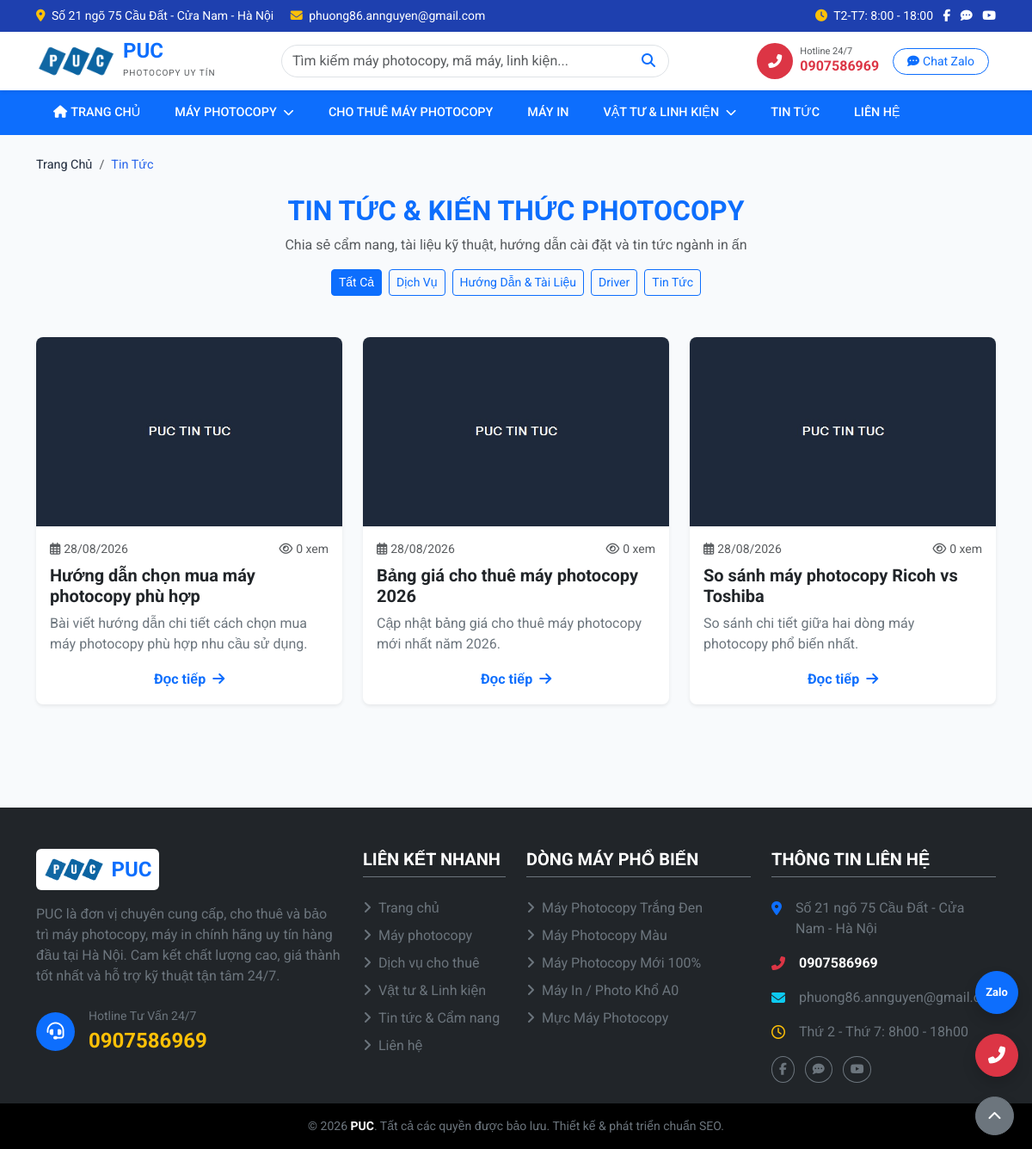
Page /pages/news.php on the committed database.
### tables this page shows
CREATE TABLE IF NOT EXISTS `news` (
    `id` INT AUTO_INCREMENT PRIMARY KEY,
    `title` VARCHAR(300) NOT NULL,
    `slug` VARCHAR(300) NOT NULL UNIQUE,
    `excerpt` TEXT,
    `content` LONGTEXT,
    `image` VARCHAR(255),
    `category` ENUM('service','guide','driver','news') DEFAULT 'news',
    `view_count` INT DEFAULT 0,
    `is_active` TINYINT(1) DEFAULT 1,
    `meta_title` VARCHAR(200),
    `meta_description` TEXT,
    `created_at` TIMESTAMP DEFAULT CURRENT_TIMESTAMP,
    `updated_at` TIMESTAMP DEFAULT CURRENT_TIMESTAMP ON UPDATE CURRENT_TIMESTAMP,
    INDEX `idx_slug` (`slug`),
    INDEX `idx_category` (`category`)
);

### includes/functions.php (called while the page is built, shortened)
<?php
function get_image_url($image_path, $default = 'assets/images/no-image.jpg') {
    if (empty($image_path)) {
        return SITE_URL . '/' . ltrim($default, '/');
    }
    return SITE_URL . '/assets/uploads/' . ltrim($image_path, '/');
}
function truncate_text($text, $length = 120) {
    $text = strip_tags($text);
    return $text;
}

### pages/news.php (the view, shortened to what this page needs)
<?php
require_once __DIR__ . '/../includes/db.php';
require_once __DIR__ . '/../includes/functions.php';
$page = isset($_GET['page']) ? max(1, (int)$_GET['page']) : 1;
$category = isset($_GET['category']) ? trim($_GET['category']) : '';
require_once __DIR__ . '/../includes/header.php';
$limit = NEWS_PER_PAGE;
$offset = ($page - 1) * $limit;
$where = ["is_active = 1"];
$params = [];
$where_sql = implode(' AND ', $where);
$stmt = $pdo->prepare("SELECT * FROM news WHERE $where_sql ORDER BY created_at DESC LIMIT $limit OFFSET $offset");
$stmt->execute($params);
$news_list = $stmt->fetchAll();
?>
<div class="container py-4">
    <nav aria-label="breadcrumb" class="mb-4">
        <ol class="breadcrumb">
            <li class="breadcrumb-item"><a href="<?= SITE_URL ?>">Trang Chủ</a></li>
            <li class="breadcrumb-item active" aria-current="page">Tin Tức</li>
        </ol>
    </nav>
    <div class="text-center mb-5">
        <h1 class="h2 fw-bold text-primary mb-2">TIN TỨC & KIẾN THỨC PHOTOCOPY</h1>
        <p class="text-muted">Chia sẻ cẩm nang, tài liệu kỹ thuật, hướng dẫn cài đặt và tin tức ngành in ấn</p>
        <div class="d-flex justify-content-center gap-2 flex-wrap mt-3">
            <a href="<?= SITE_URL ?>/pages/news.php" class="btn btn-sm <?= empty($category) ? 'btn-primary' : 'btn-outline-primary' ?>">Tất Cả</a>
            <a href="<?= SITE_URL ?>/pages/news.php?category=service" class="btn btn-sm <?= $category === 'service' ? 'btn-primary' : 'btn-outline-primary' ?>">Dịch Vụ</a>
            <a href="<?= SITE_URL ?>/pages/news.php?category=guide" class="btn btn-sm <?= $category === 'guide' ? 'btn-primary' : 'btn-outline-primary' ?>">Hướng Dẫn & Tài Liệu</a>
            <a href="<?= SITE_URL ?>/pages/news.php?category=driver" class="btn btn-sm <?= $category === 'driver' ? 'btn-primary' : 'btn-outline-primary' ?>">Driver</a>
            <a href="<?= SITE_URL ?>/pages/news.php?category=news" class="btn btn-sm <?= $category === 'news' ? 'btn-primary' : 'btn-outline-primary' ?>">Tin Tức</a>
        </div>
    </div>
    <?php if (!empty($news_list)): ?>
    <div class="row row-cols-1 row-cols-md-3 g-4 mb-5">
        <?php foreach ($news_list as $news): ?>
        <div class="col">
            <div class="card h-100 border-0 shadow-sm news-card overflow-hidden">
                <a href="<?= SITE_URL ?>/pages/news-detail.php?slug=<?= $news['slug'] ?>">
                    <img src="<?= get_image_url($news['image'], 'assets/images/news-default.jpg') ?>" class="card-img-top" alt="<?= htmlspecialchars($news['title']) ?>" style="height: 220px; object-fit: cover;">
                </a>
                <div class="card-body d-flex flex-column">
                    <div class="d-flex justify-content-between align-items-center mb-2 small text-muted">
                        <span><i class="far fa-calendar-alt me-1"></i><?= date('d/m/Y', strtotime($news['created_at'])) ?></span>
                        <span><i class="far fa-eye me-1"></i><?= number_format($news['view_count']) ?> xem</span>
                    </div>
                    <h5 class="card-title mb-2">
                        <a href="<?= SITE_URL ?>/pages/news-detail.php?slug=<?= $news['slug'] ?>" class="text-decoration-none text-dark fw-bold">
                            <?= htmlspecialchars($news['title']) ?>
                        </a>
                    </h5>
                    <p class="card-text text-secondary mb-3 flex-grow-1">
                        <?= truncate_text(strip_tags($news['excerpt'] ?: $news['content']), 120) ?>
                    </p>
                    <a href="<?= SITE_URL ?>/pages/news-detail.php?slug=<?= $news['slug'] ?>" class="btn btn-link p-0 text-primary fw-bold text-decoration-none mt-auto">
                        Đọc tiếp <i class="fas fa-arrow-right ms-1"></i>
                    </a>
                </div>
            </div>
        </div>
        <?php endforeach; ?>
    </div>
    <?php endif; ?>
</div>
<?php require_once __DIR__ . '/../includes/footer.php'; ?>

### assets/css/style.css (style rules this page uses)
:root { --primary-color: #2563eb; --primary-dark: #1e40af; --primary-light: #eff6ff; --secondary-color: #1e40af; --accent-color: #dc2626; --success-color: #16a34a; --warning-color: #f59e0b; --text-main: #1e293b; --text-muted: #64748b; --bg-main: #f8fafc; --bg-white: #ffffff; --border-color: #e2e8f0; --shadow-sm: 0 1px 2px 0 rgb(0 0 0 / 0.05); --shadow-md: 0 4px 6px -1px rgb(0 0 0 / 0.1), 0 2px 4px -2px rgb(0 0 0 / 0.1); --shadow-lg: 0 10px 15px -3px rgb(0 0 0 / 0.1), 0 4px 6px -4px rgb(0 0 0 / 0.1); --transition: all 0.3s ease; --border-radius: 8px; --border-radius-lg: 12px; }
* { margin: 0; padding: 0; box-sizing: border-box; }
body { font-family: 'Roboto', sans-serif; color: var(--text-main); background-color: var(--bg-main); line-height: 1.5; -webkit-font-smoothing: antialiased; }
.news-card { background: white; border-radius: var(--border-radius); overflow: hidden; box-shadow: var(--shadow-sm); transition: var(--transition); height: 100%; }
.breadcrumb { margin: 0; font-size: 0.9rem; }
.breadcrumb-item a { color: var(--text-main); }
.breadcrumb-item.active { color: var(--primary-color); }

### rows in the picture
news: created_at "28/08/2026", view_count "0", title "Hướng dẫn chọn mua máy photocopy phù hợp", excerpt "Bài viết hướng dẫn chi tiết cách chọn mua máy photocopy phù hợp nhu cầu sử dụng."
news: created_at "28/08/2026", view_count "0", title "Bảng giá cho thuê máy photocopy 2026", excerpt "Cập nhật bảng giá cho thuê máy photocopy mới nhất năm 2026."
news: created_at "28/08/2026", view_count "0", title "So sánh máy photocopy Ricoh vs Toshiba", excerpt "So sánh chi tiết giữa hai dòng máy photocopy phổ biến nhất."

### other values in the picture
ADDRESS "Số 21 ngõ 75 Cầu Đất - Cửa Nam - Hà Nội"
EMAIL "phuong86.annguyen@gmail.com"
HOTLINE "0907586969"
